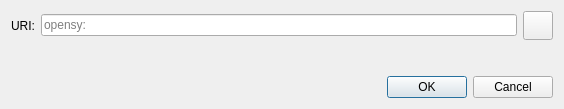
<?xml version="1.0" encoding="UTF-8"?>
<ui version="4.0">
 <class>OpenURIDialog</class>
 <widget class="QDialog" name="OpenURIDialog">
  <property name="geometry">
   <rect>
    <x>0</x>
    <y>0</y>
    <width>564</width>
    <height>109</height>
   </rect>
  </property>
  <property name="windowTitle">
   <string>Open opensy URI</string>
  </property>
  <layout class="QVBoxLayout" name="verticalLayout">
   <item>
    <layout class="QHBoxLayout" name="horizontalLayout">
     <item>
      <widget class="QLabel" name="label">
       <property name="text">
        <string>URI:</string>
       </property>
      </widget>
     </item>
     <item>
      <widget class="QValidatedLineEdit" name="uriEdit">
       <property name="placeholderText">
        <string notr="true">opensy:</string>
       </property>
      </widget>
     </item>
     <item>
      <widget class="QToolButton" name="pasteButton">
       <property name="toolTip">
        <string extracomment="Tooltip text for button that allows you to paste an address that is in your clipboard.">Paste address from clipboard</string>
       </property>
       <property name="text">
        <string/>
       </property>
       <property name="icon">
        <iconset resource="../opensy.qrc">
         <normaloff>:/icons/editpaste</normaloff>:/icons/editpaste
        </iconset>
       </property>
       <property name="iconSize">
        <size>
         <width>22</width>
         <height>22</height>
        </size>
       </property>
      </widget>
     </item>
    </layout>
   </item>
   <item>
    <spacer name="verticalSpacer">
     <property name="orientation">
      <enum>Qt::Vertical</enum>
     </property>
     <property name="sizeHint" stdset="0">
      <size>
       <width>20</width>
       <height>40</height>
      </size>
     </property>
    </spacer>
   </item>
   <item>
    <widget class="QDialogButtonBox" name="buttonBox">
     <property name="orientation">
      <enum>Qt::Horizontal</enum>
     </property>
     <property name="standardButtons">
      <set>QDialogButtonBox::Cancel|QDialogButtonBox::Ok</set>
     </property>
    </widget>
   </item>
  </layout>
 </widget>
 <customwidgets>
  <customwidget>
   <class>QValidatedLineEdit</class>
   <extends>QLineEdit</extends>
   <header>qt/qvalidatedlineedit.h</header>
  </customwidget>
 </customwidgets>
 <resources/>
 <connections>
  <connection>
   <sender>buttonBox</sender>
   <signal>accepted()</signal>
   <receiver>OpenURIDialog</receiver>
   <slot>accept()</slot>
   <hints>
    <hint type="sourcelabel">
     <x>248</x>
     <y>254</y>
    </hint>
    <hint type="destinationlabel">
     <x>157</x>
     <y>274</y>
    </hint>
   </hints>
  </connection>
  <connection>
   <sender>buttonBox</sender>
   <signal>rejected()</signal>
   <receiver>OpenURIDialog</receiver>
   <slot>reject()</slot>
   <hints>
    <hint type="sourcelabel">
     <x>316</x>
     <y>260</y>
    </hint>
    <hint type="destinationlabel">
     <x>286</x>
     <y>274</y>
    </hint>
   </hints>
  </connection>
 </connections>
</ui>
